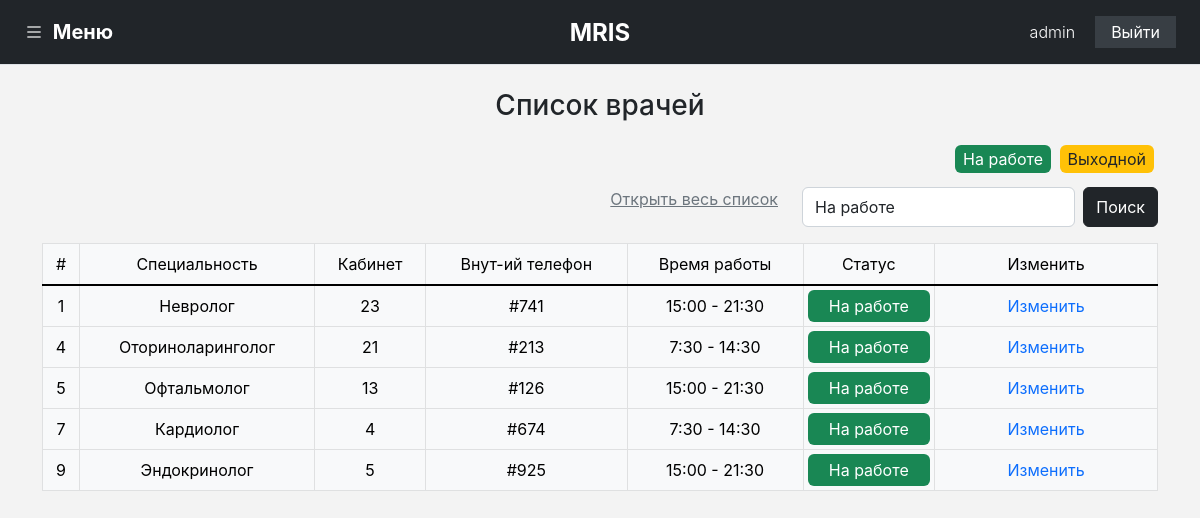
The app's page /registrar/list_doctors.php?search=На+работе (signed in) with its own data.
### tables this page shows
CREATE TABLE `users` (
  `id` int UNSIGNED NOT NULL,
  `password` varchar(255) NOT NULL,
  `login` varchar(100) NOT NULL,
  `status` varchar(255) DEFAULT '0',
  `admin` varchar(1) NOT NULL DEFAULT '0'
);

CREATE TABLE `doctor_list` (
  `id` int NOT NULL,
  `specialization` varchar(255) DEFAULT NULL,
  `office` varchar(255) NOT NULL,
  `internal_phone` varchar(255) NOT NULL,
  `working_hours` varchar(255) NOT NULL,
  `change_doctors` varchar(1) NOT NULL,
  `status` varchar(255) NOT NULL,
  `doctor_id` varchar(11) NOT NULL
);

### assets/inc/function/search_doctor.php (the view, shortened to what this page needs)
<?php
if (isset($_REQUEST['search'])) {
    $inputSearch = mysqli_real_escape_string($link, $_REQUEST['search']);
} else {
    $inputSearch = "";
}
$sql = "SELECT * FROM `doctor_list` WHERE `id` = '$inputSearch' || `specialization` = '$inputSearch' || `office` = '$inputSearch' || `internal_phone` = '$inputSearch' || `working_hours` = '$inputSearch' || `status` = '$inputSearch'";
$result = $link->query($sql);
function doesItExist(array $arr)
{
    $data = array(
        'id' => isset($arr['id']) ? $arr['id'] : 'Нет данных',
        'specialization' => isset($arr['specialization']) ? $arr['specialization'] : 'Нет данных',
        'office' => isset($arr['office']) ? $arr['office'] : 'Нет данных',
        'internal_phone' => isset($arr['internal_phone']) ? $arr['internal_phone'] : 'Нет данных',
        'working_hours' => isset($arr['working_hours']) ? $arr['working_hours'] : 'Нет данных',
        'status' => isset($arr['status']) ? $arr['status'] : 'Нет данных'
    );
    return $data;
}
function countPeople($result)
{
    global $link;
    if ($result->num_rows > 0) {
        while ($row = $result->fetch_assoc()) {
            $arr = doesItExist($row);
            $status = $row['status'];
            if ($status == "На работе") {
                $statusClass = "bg-success text-white";
            } elseif ($status == "Выходной") {
                $statusClass = "bg-warning text-dark";
            } else {
                $statusClass = "";
            }
            $sql = "SELECT * FROM `users` WHERE `id` = ".$_SESSION['user_registr']."";
            $res_data = mysqli_query($link, $sql);
            while ($row = mysqli_fetch_array($res_data)) {
                $admin = $row['admin'];
            }
echo "<tr>
    <td class=\"p-2\">". $arr['id'] ."</td>
    <td class=\"p-2\">". $arr['specialization'] ."</td>
    <td class=\"p-2\">". $arr['office'] ."</td>
    <td class=\"p-2\">". $arr['internal_phone'] ."</td>
    <td class=\"p-2\">". $arr['working_hours'] ."</td>
    <td class=\"p-1\"><p class=\"mb-0 rounded ".$statusClass." p-1\">".$arr['status']." </p></td>";
if ($admin > 0) {
    echo "<td class=\"p-2\" width=\"20%\"><a href=\"setting_doctor?doctor=".$arr['id']."\">Изменить</a></td>";
} else {
}
echo "</tr>";
        }
    }
}
?>

### assets/modul/header.php (shortened to what this page needs)
<?php
include($_SERVER['DOCUMENT_ROOT'] . "/assets/inc/db.php");
$sql = "SELECT * FROM `users` WHERE `id` = ".$_SESSION['user_registr']."";
$res_data = mysqli_query($link, $sql);
while($row = mysqli_fetch_array($res_data)){
$login = $row['login'];
}
?>
<header class="container-fluid p-0 bg-white position-relative">
	<div class="d-flex flex-wrap align-items-center justify-content-between justify-content-lg-between border-bottom px-4 py-3 bg-dark">
<a class="text-white fs-5 fw-bold" data-bs-toggle="offcanvas" href="#offcanvasWithBothOptions" role="button" aria-controls="offcanvasExample">
	<i class="bi bi-list me-1"></i> <span class="d-md-inline-block d-none">Меню</span>
</a>
<a href="/" class="d-flex align-items-center col-auto text-dark text-decoration-none position-absolute top-50 start-50 translate-middle">
	<span class="fs-4 fw-bold text-white title-intro d-md-inline-block d-none">MRIS</span>
</a>
<ul class="nav col-auto">
	<li><p class="mb-0 fw-light text-white p-1 me-3"><?php echo $login; ?></li>
	<li><a href="/registrar/users/clear.php" class="nav-link py-1 text-white link-white" style="background: #383e44;">Выйти</i></a></li>
</ul>
	</div>
</header>

### assets/css/style.css (style rules this page uses)
* { padding: 0; margin: 0; font-family: 'IBM Plex Sans'; font-family: 'Inter'; }
body, html { background: #F3F3F3; background-image: url("../image/site/fon-site.svg"); background-position: left bottom; background-size: cover; background-repeat: no-repeat; }
a { color: #8d8176; text-decoration: none !important; border: none !important; }
li { list-style-type: none; }
ul { margin-left: 0; padding-left: 0; }

### records on screen
users: login "admin"
doctor_list: id "1", specialization "Невролог", office "23", internal_phone "#741", working_hours "15:00 - 21:30", status "На работе"
doctor_list: id "4", specialization "Оториноларинголог", office "21", internal_phone "#213", working_hours "7:30 - 14:30", status "На работе"
doctor_list: id "5", specialization "Офтальмолог", office "13", internal_phone "#126", working_hours "15:00 - 21:30", status "На работе"
doctor_list: id "7", specialization "Кардиолог", office "4", internal_phone "#674", working_hours "7:30 - 14:30", status "На работе"
doctor_list: id "9", specialization "Эндокринолог", office "5", internal_phone "#925", working_hours "15:00 - 21:30", status "На работе"
